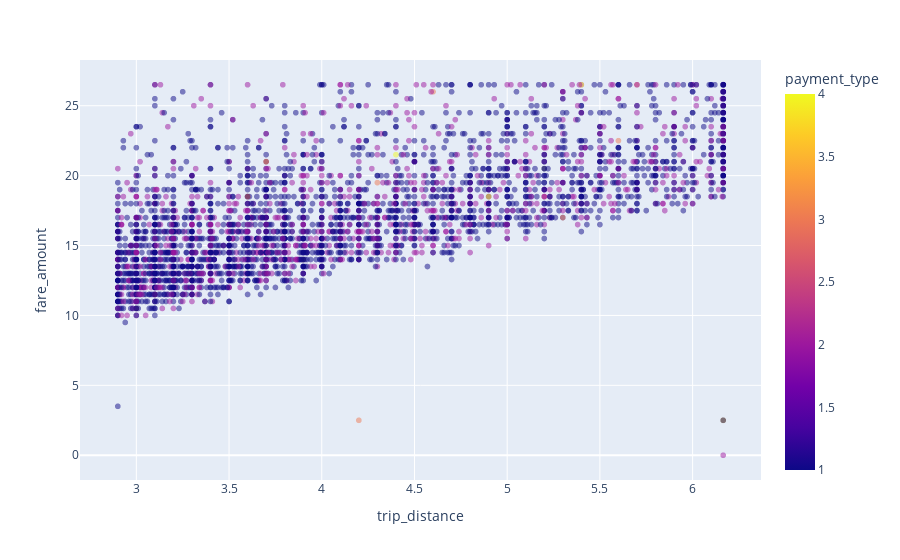

The cell this chart's notebook holds for it:
### Code cell
# Checking distribution of fare amount by trip distance and payment type for 'high' trip distance
px.scatter(
    pt_assess[pt_assess['dist_agg'] == 'high'],
    x= 'trip_distance',
    y= 'fare_amount',
    color= 'payment_type',
    opacity= 0.5,
    color_discrete_sequence= px.colors.qualitative.Set1 
)

### Figure 1 — Plotly figure (JSON) as saved in the notebook; plotly's stock layout.template omitted (floating-point values rounded to 4 significant figures; data arrays with more than 128 entries replaced by an {"elided": "..."} marker saying what was removed)
{"data": [{"hovertemplate": "trip_distance=%{x}<br>fare_amount=%{y}<br>payment_type=%{marker.color}<extra></extra>", "legendgroup": "", "marker": {"color": {"elided": "5518 int values"}, "coloraxis": "coloraxis", "opacity": 0.5, "symbol": "circle"}, "mode": "markers", "name": "", "showlegend": false, "type": "scattergl", "x": {"elided": "5518 float values"}, "xaxis": "x", "y": {"elided": "5518 float values"}, "yaxis": "y"}], "layout": {"coloraxis": {"colorbar": {"title": {"text": "payment_type"}}, "colorscale": [[0, "#0d0887"], [0.1111, "#46039f"], [0.2222, "#7201a8"], [0.3333, "#9c179e"], [0.4444, "#bd3786"], [0.5556, "#d8576b"], [0.6667, "#ed7953"], [0.7778, "#fb9f3a"], [0.8889, "#fdca26"], [1, "#f0f921"]]}, "legend": {"tracegroupgap": 0}, "margin": {"t": 60}, "xaxis": {"anchor": "y", "domain": [0, 1], "title": {"text": "trip_distance"}}, "yaxis": {"anchor": "x", "domain": [0, 1], "title": {"text": "fare_amount"}}}}
